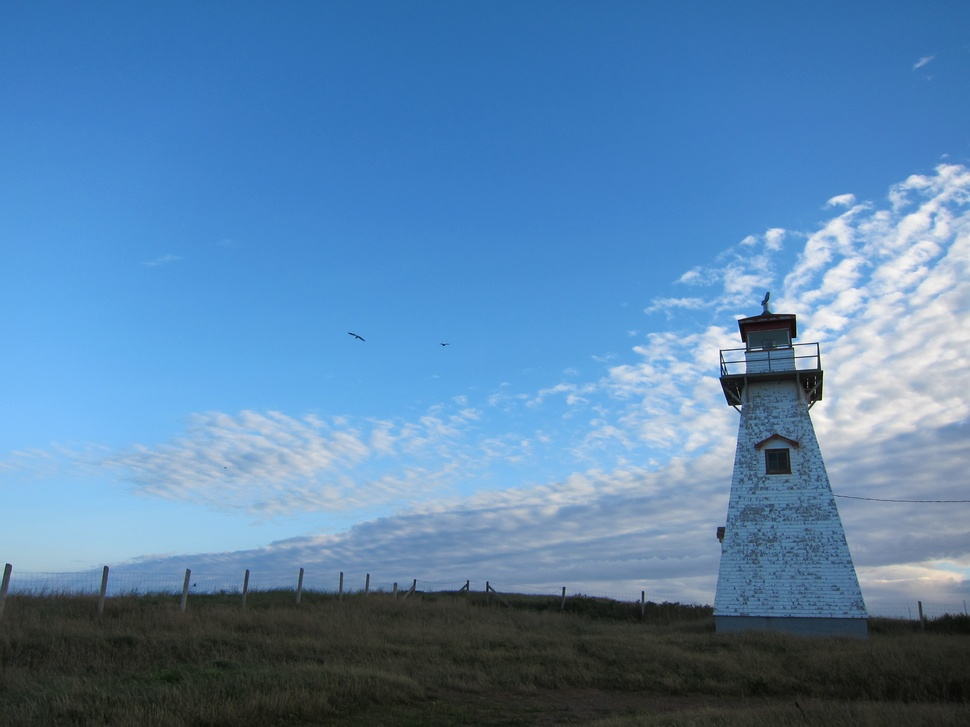
#> input picture IMG_1396.JPG, 970 x 727 px, shrunk from 3648 x 2736 before the run
$ python filter2.py IMG_1396.JPG
#> lines starting #> are read from the running program, lines starting #| are printed output that depends on the picture
from PIL import Image
import random
import sys
origin = Image.open(sys.argv[1])
#> origin is the input picture: PIL image 970x727 RGB; mean R, G, B 88.7, 131.4, 172.4
imgx, imgy = origin.size
#> imgx = 970; imgy = 727
filtered = Image.new("RGB", (imgx, imgy))
#> filtered: PIL image 970x727 RGB; every value is 0
posx = 9/20 # position of main object so everything around it will get darker
posy = 1/3

for x in range(imgx):
	for y in range(imgy):
		r,g,b = origin.getpixel((x,y))
		rnew = b
		bnew = r
		gnew = 130

		filtered.putpixel((x,y),(rnew,gnew,bnew))
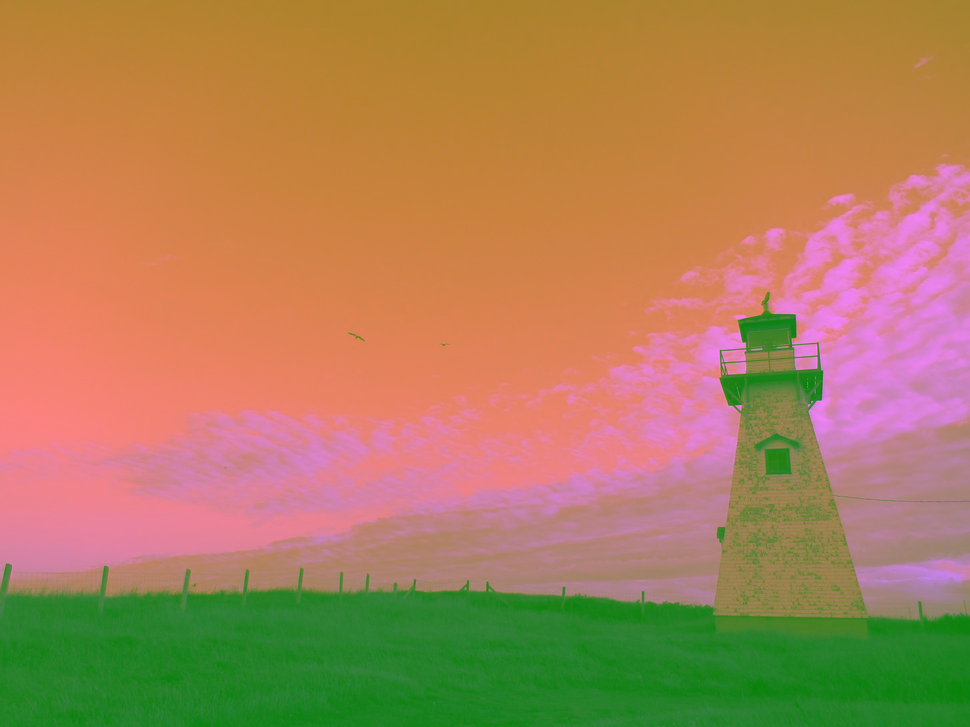
#> filtered: PIL image 970x727 RGB; mean R, G, B 172.4, 130, 88.7

filtered.save(sys.argv[1]+"_filtered2.png","PNG")

$ run again, on IMG_5816.JPG
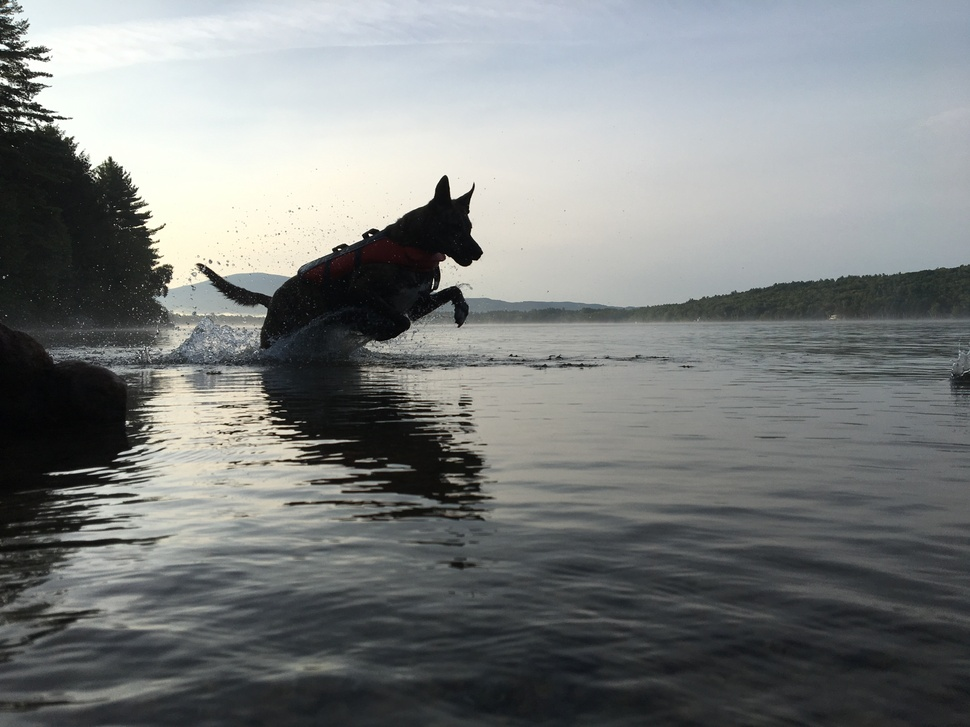
#> input picture IMG_5816.JPG, 970 x 727 px, shrunk from 4032 x 3024 before the run
#> origin is the input picture: PIL image 970x727 RGB; mean R, G, B 123.8, 127.1, 126.8
#> after the loop `for x in range(imgx):`:
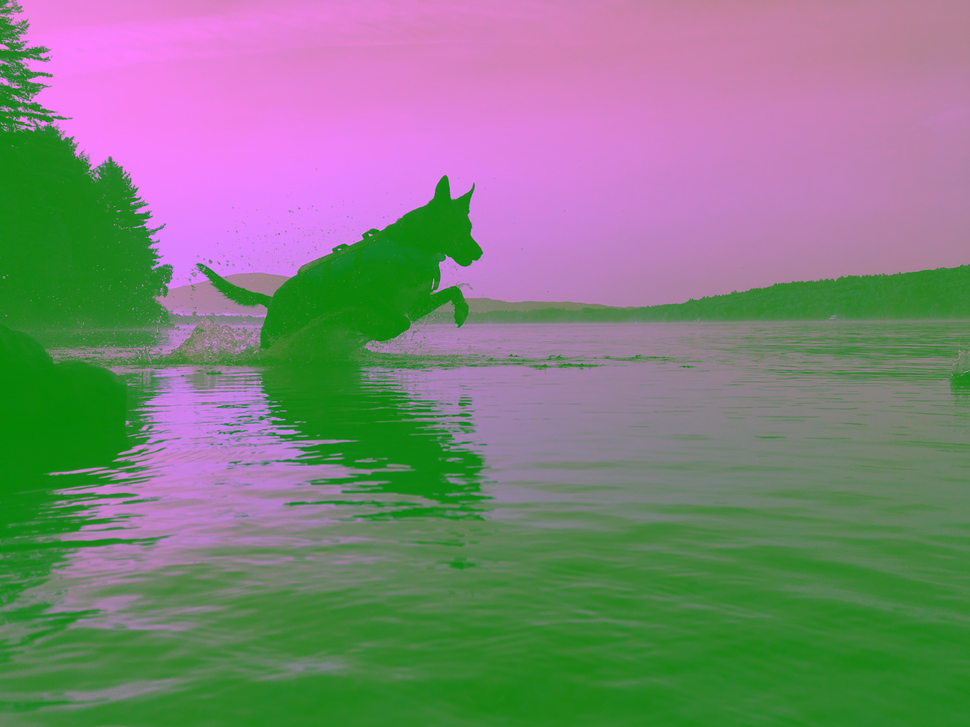
#> filtered: PIL image 970x727 RGB; mean R, G, B 126.8, 130, 123.8

$ run again, on cat.jpg
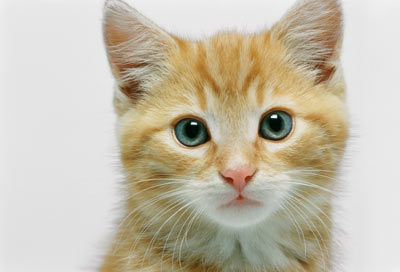
#> input picture cat.jpg, 400 x 272 px
#> origin is the input picture: PIL image 400x272 RGB; mean R, G, B 198.1, 190.4, 172.5
#> after the loop `for x in range(imgx):`:
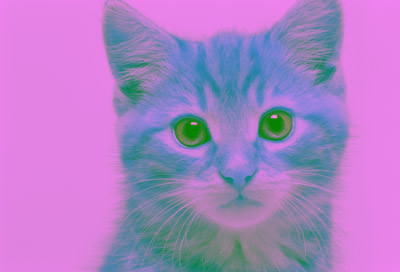
#> filtered: PIL image 400x272 RGB; mean R, G, B 172.5, 130, 198.1
